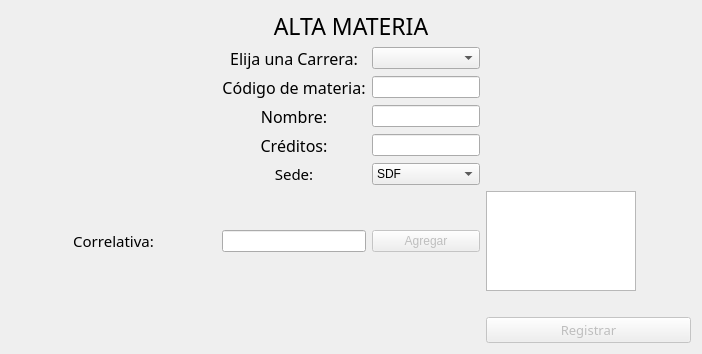
             <widget class="QWidget" name="page_alta_materia">
              <layout class="QGridLayout" name="gridLayout_9">
               <item row="5" column="1">
                <widget class="QLabel" name="label_18">
                 <property name="font">
                  <font>
                   <family>Segoe UI Semibold</family>
                   <pointsize>11</pointsize>
                  </font>
                 </property>
                 <property name="text">
                  <string>Sede:</string>
                 </property>
                 <property name="alignment">
                  <set>Qt::AlignCenter</set>
                 </property>
                </widget>
               </item>
               <item row="6" column="2">
                <widget class="QPushButton" name="btn_add_alta_mat_corre">
                 <property name="enabled">
                  <bool>false</bool>
                 </property>
                 <property name="text">
                  <string>Agregar</string>
                 </property>
                </widget>
               </item>
               <item row="9" column="4">
                <widget class="QPushButton" name="btn_registro_alta_mat">
                 <property name="enabled">
                  <bool>false</bool>
                 </property>
                 <property name="font">
                  <font>
                   <family>Segoe UI Semibold</family>
                   <pointsize>10</pointsize>
                  </font>
                 </property>
                 <property name="text">
                  <string>Registrar</string>
                 </property>
                </widget>
               </item>
               <item row="4" column="1">
                <widget class="QLabel" name="label_14">
                 <property name="font">
                  <font>
                   <family>Segoe UI Semibold</family>
                   <pointsize>12</pointsize>
                  </font>
                 </property>
                 <property name="text">
                  <string>Créditos:</string>
                 </property>
                 <property name="alignment">
                  <set>Qt::AlignCenter</set>
                 </property>
                </widget>
               </item>
               <item row="2" column="0">
                <spacer name="horizontalSpacer_31">
                 <property name="orientation">
                  <enum>Qt::Horizontal</enum>
                 </property>
                 <property name="sizeHint" stdset="0">
                  <size>
                   <width>205</width>
                   <height>20</height>
                  </size>
                 </property>
                </spacer>
               </item>
               <item row="1" column="0">
                <spacer name="horizontalSpacer_30">
                 <property name="orientation">
                  <enum>Qt::Horizontal</enum>
                 </property>
                 <property name="sizeHint" stdset="0">
                  <size>
                   <width>205</width>
                   <height>20</height>
                  </size>
                 </property>
                </spacer>
               </item>
               <item row="2" column="4">
                <spacer name="horizontalSpacer_33">
                 <property name="orientation">
                  <enum>Qt::Horizontal</enum>
                 </property>
                 <property name="sizeHint" stdset="0">
                  <size>
                   <width>205</width>
                   <height>20</height>
                  </size>
                 </property>
                </spacer>
               </item>
               <item row="4" column="4">
                <spacer name="horizontalSpacer_32">
                 <property name="orientation">
                  <enum>Qt::Horizontal</enum>
                 </property>
                 <property name="sizeHint" stdset="0">
                  <size>
                   <width>205</width>
                   <height>20</height>
                  </size>
                 </property>
                </spacer>
               </item>
               <item row="6" column="1">
                <widget class="QLineEdit" name="input_alta_mat_corr">
                 <property name="enabled">
                  <bool>true</bool>
                 </property>
                </widget>
               </item>
               <item row="3" column="1">
                <widget class="QLabel" name="label_15">
                 <property name="sizePolicy">
                  <sizepolicy hsizetype="Preferred" vsizetype="Preferred">
                   <horstretch>0</horstretch>
                   <verstretch>0</verstretch>
                  </sizepolicy>
                 </property>
                 <property name="font">
                  <font>
                   <family>Segoe UI Semibold</family>
                   <pointsize>12</pointsize>
                  </font>
                 </property>
                 <property name="text">
                  <string>Nombre:</string>
                 </property>
                 <property name="alignment">
                  <set>Qt::AlignCenter</set>
                 </property>
                </widget>
               </item>
               <item row="4" column="0">
                <spacer name="horizontalSpacer_36">
                 <property name="orientation">
                  <enum>Qt::Horizontal</enum>
                 </property>
                 <property name="sizeHint" stdset="0">
                  <size>
                   <width>205</width>
                   <height>20</height>
                  </size>
                 </property>
                </spacer>
               </item>
               <item row="9" column="1" colspan="2">
                <widget class="QLabel" name="label_informe_materia">
                 <property name="enabled">
                  <bool>true</bool>
                 </property>
                 <property name="styleSheet">
                  <string notr="true">color:green;</string>
                 </property>
                 <property name="text">
                  <string/>
                 </property>
                </widget>
               </item>
               <item row="3" column="4">
                <spacer name="horizontalSpacer_34">
                 <property name="orientation">
                  <enum>Qt::Horizontal</enum>
                 </property>
                 <property name="sizeType">
                  <enum>QSizePolicy::Expanding</enum>
                 </property>
                 <property name="sizeHint" stdset="0">
                  <size>
                   <width>205</width>
                   <height>20</height>
                  </size>
                 </property>
                </spacer>
               </item>
               <item row="1" column="2">
                <widget class="QComboBox" name="cb_alta_mat_carrera"/>
               </item>
               <item row="7" column="4">
                <widget class="QLabel" name="label_error_correl">
                 <property name="enabled">
                  <bool>true</bool>
                 </property>
                 <property name="maximumSize">
                  <size>
                   <width>16777215</width>
                   <height>20</height>
                  </size>
                 </property>
                 <property name="styleSheet">
                  <string notr="true">color:red;</string>
                 </property>
                 <property name="text">
                  <string/>
                 </property>
                </widget>
               </item>
               <item row="1" column="1">
                <widget class="QLabel" name="label_17">
                 <property name="font">
                  <font>
                   <family>Segoe UI Semibold</family>
                   <pointsize>12</pointsize>
                  </font>
                 </property>
                 <property name="text">
                  <string>Elija una Carrera:</string>
                 </property>
                 <property name="alignment">
                  <set>Qt::AlignCenter</set>
                 </property>
                </widget>
               </item>
               <item row="1" column="4">
                <spacer name="horizontalSpacer_29">
                 <property name="orientation">
                  <enum>Qt::Horizontal</enum>
                 </property>
                 <property name="sizeHint" stdset="0">
                  <size>
                   <width>205</width>
                   <height>20</height>
                  </size>
                 </property>
                </spacer>
               </item>
               <item row="3" column="0">
                <spacer name="horizontalSpacer_35">
                 <property name="orientation">
                  <enum>Qt::Horizontal</enum>
                 </property>
                 <property name="sizeHint" stdset="0">
                  <size>
                   <width>205</width>
                   <height>20</height>
                  </size>
                 </property>
                </spacer>
               </item>
               <item row="6" column="0">
                <widget class="QLabel" name="label_19">
                 <property name="enabled">
                  <bool>true</bool>
                 </property>
                 <property name="font">
                  <font>
                   <family>Segoe UI Semibold</family>
                   <pointsize>11</pointsize>
                  </font>
                 </property>
                 <property name="text">
                  <string>Correlativa:</string>
                 </property>
                 <property name="alignment">
                  <set>Qt::AlignCenter</set>
                 </property>
                </widget>
               </item>
               <item row="5" column="2">
                <widget class="QComboBox" name="cb_alta_mat_sede">
                 <item>
                  <property name="text">
                   <string>SDF</string>
                  </property>
                 </item>
                 <item>
                  <property name="text">
                   <string>SDT</string>
                  </property>
                 </item>
                 <item>
                  <property name="text">
                   <string>SDR</string>
                  </property>
                 </item>
                </widget>
               </item>
               <item row="2" column="1">
                <widget class="QLabel" name="label_16">
                 <property name="font">
                  <font>
                   <family>Segoe UI Semibold</family>
                   <pointsize>12</pointsize>
                  </font>
                 </property>
                 <property name="text">
                  <string>Código de materia:</string>
                 </property>
                 <property name="alignment">
                  <set>Qt::AlignCenter</set>
                 </property>
                </widget>
               </item>
               <item row="2" column="2">
                <widget class="QLineEdit" name="input_alta_mat_cod">
                 <property name="sizePolicy">
                  <sizepolicy hsizetype="Preferred" vsizetype="Fixed">
                   <horstretch>0</horstretch>
                   <verstretch>0</verstretch>
                  </sizepolicy>
                 </property>
                </widget>
               </item>
               <item row="6" column="4">
                <widget class="QListView" name="lv_alta_mat_correlativas">
                 <property name="maximumSize">
                  <size>
                   <width>150</width>
                   <height>100</height>
                  </size>
                 </property>
                </widget>
               </item>
               <item row="4" column="2">
                <widget class="QLineEdit" name="input_alta_mat_cred"/>
               </item>
               <item row="0" column="1" colspan="2">
                <widget class="QLabel" name="label_38">
                 <property name="maximumSize">
                  <size>
                   <width>16777215</width>
                   <height>30</height>
                  </size>
                 </property>
                 <property name="font">
                  <font>
                   <family>Segoe UI Semibold</family>
                   <pointsize>17</pointsize>
                  </font>
                 </property>
                 <property name="text">
                  <string>ALTA MATERIA</string>
                 </property>
                 <property name="alignment">
                  <set>Qt::AlignCenter</set>
                 </property>
                </widget>
               </item>
               <item row="3" column="2">
                <widget class="QLineEdit" name="input_alta_mat_nom"/>
               </item>
               <item row="9" column="0" colspan="2">
                <widget class="QLabel" name="label_informe_alta_mat">
                 <property name="font">
                  <font>
                   <family>Segoe UI Semibold</family>
                   <pointsize>10</pointsize>
                  </font>
                 </property>
                 <property name="text">
                  <string/>
                 </property>
                 <property name="alignment">
                  <set>Qt::AlignCenter</set>
                 </property>
                </widget>
               </item>
              </layout>
             </widget>
